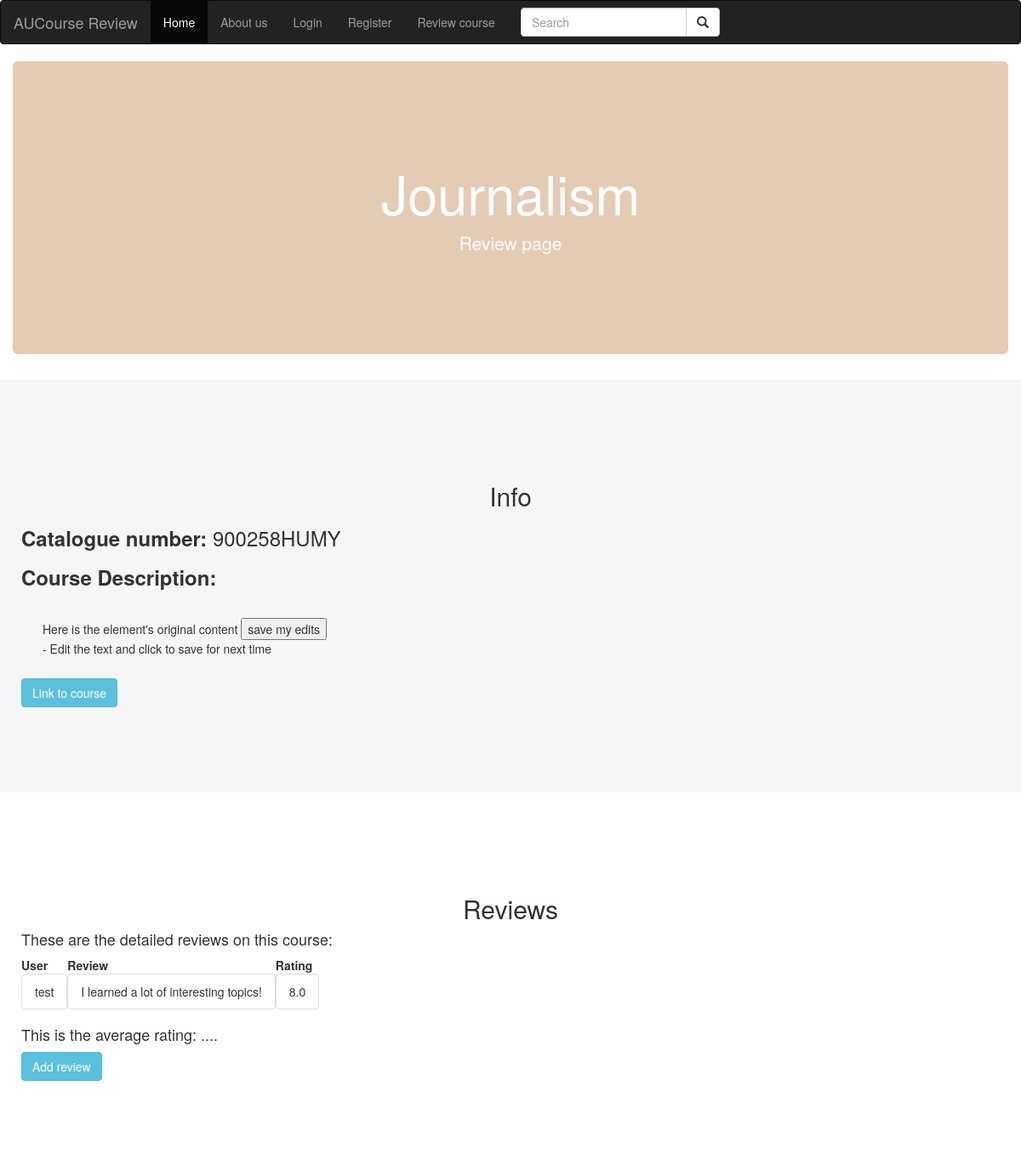
The app's page /reviews/7/ with its own data.
### reviews/models.py (models this page shows, shortened)
class Course(models.Model):
    course_name = models.CharField(max_length=200)
    catalogue_nr = models.CharField(max_length=10)

class Review(models.Model):
    course = models.ForeignKey(Course, on_delete=models.CASCADE)
    user = models.ForeignKey(User, on_delete=models.CASCADE, default=1)
    comment = models.CharField(max_length=500)
    rating = models.FloatField(default=0)

### reviews/views.py (the view)
# urls.py: path('<int:pk>/', views.DetailView.as_view(), name='detail'),
class DetailView(generic.DetailView):
    model = Course
    template_name = 'reviews/detail.html'
    '''
    #If we want to add average rating
    reviews = Review.objects.all().order_by("-comment")
    average = reviews.aggregate(Avg("rating"))["rating__avg"]
    if average == None:
        average = 0
    average = round(average, 2)
'''

### reviews/templates/reviews/detail.html (shortened to what this page needs)
<!DOCTYPE html>
<html lang="en">
<head>
  <link rel="stylesheet" href="https://maxcdn.bootstrapcdn.com/bootstrap/3.4.1/css/bootstrap.min.css">
</head>
<body onload="checkEdits()">
  <nav class="navbar navbar-inverse">
  <div class="container-fluid">
    <div class="navbar-header">
      <a class="navbar-brand" href="#">AUCourse Review</a>
    </div>
    <ul class="nav navbar-nav">
      <li class="active"><a href="{% url 'home' %}">Home</a></li>
      <li><a href="https://www.auc.nl/">About us</a></li>
      {% if user.is_authenticated %}
        <li><a href="{% url 'accounts:logout' %}">Logout</a></li>
      {% else %}
       <li><a href="{% url 'accounts:login' %}">Login</a></li>
       <li><a href="{% url 'accounts:register' %}">Register</a></li>
      {% endif %}
      <li><a href="{% url 'reviews:review' %}">Review course</a></li>
    </ul>
    <form class="navbar-form navbar-left" action="/action_page.php">
      <div class="input-group">
        <input type="text" class="form-control" placeholder="Search" name="search">
        <div class="input-group-btn">
          <button class="btn btn-default" type="submit">
            <i class="glyphicon glyphicon-search"></i>
          </button>
        </div>
      </div>
    </form>
  </div>
  </nav>
  <div class="container-fluid">
    <div class="text-center">
      <div class="jumbotron">
        <h1 class="display-3">{{ course.course_name }}</h1>
        <p class="lead">Review page</p>
      </div>
    </div>
  </div>
  <div class="container-fluid bg-grey">
    <h2 class="text-center">Info</h2>
    <h3><strong>Catalogue number:</strong> {{ course.catalogue_nr }}</h3>
    <h3><strong>Course Description:</strong></h3>
    <div class="editable" id="edit" contenteditable="true">
      Here is the element's original content
      <input type="button" value="save my edits" onclick="saveEdits()"/>
      <div id="update"> - Edit the text and click to save for next time</div>
    </div>
    <a href="https://studiegids.uva.nl/xmlpages/page/2019-2020/zoek-vak" class="btn btn-info" role="button">Link to course</a>
  </div>
  <div class="container-fluid bg-white">
    <h2 class="text-center">Reviews</h2>
    <h4>These are the detailed reviews on this course:</h4>
    <ul class="list-group">
      <table>
        <tr>
          <th>User</th>
          <th>Review</th>
          <th>Rating</th>
        </tr>
        {% for review in course.review_set.all %}
        <tr>
          <td><li class="list-group-item">{{ review.user }}</li></td>
          <td><li class="list-group-item">{{ review.comment }}</li></td>
          <td><li class="list-group-item">{{ review.rating }}</li></td>
        </tr>
        {% endfor %}
      </table>
    </ul>
    <h4>This is the average rating: ....</h4>
    <a href="{% url 'reviews:review' %}" class="btn btn-info" role="button">Add review</a>
  </div>
</body>
</html>

### reviews/templates/reviews/detail.html (style rules this page uses)
.editable { padding:25px 25px; }
.jumbotron { background-color: #e4cbb4; color: #ffffff; padding: 100px 25px; }
.bg-grey { background-color: #f6f6f9; padding: 100px 25px; }
.bg-white { padding: 100px 25px; }

### records on screen
Course: course_name "Journalism", catalogue_nr "900258HUMY"
Review: user "test", comment "I learned a lot of interesting topics!", rating "8.0"
